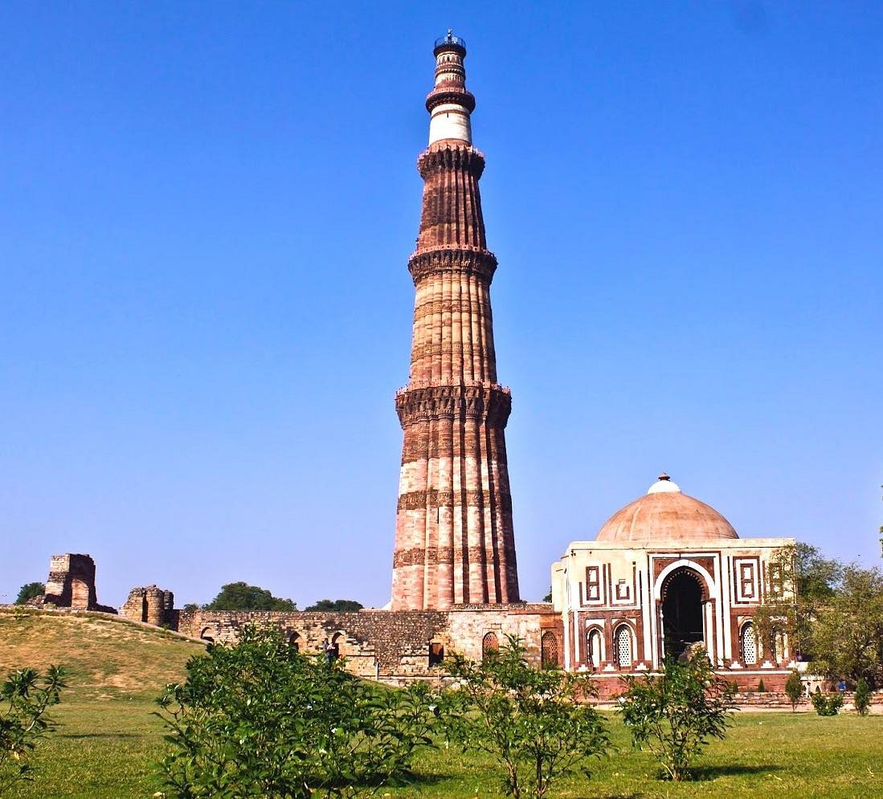
#> input picture a7/qutub_minar.png, 883 x 799 px, shrunk from 1099 x 995 before the run
$ python a7_magnification.py
#> lines starting #> are read from the running program, lines starting #| are printed output that depends on the picture
"""
Experiment No. 7: Magnification by Replication and Interpolation
Digital Image Processing Lab

This script implements two zooming techniques:
Part A: Zooming by Replication (Pixel Duplication)
Part B: Zooming by Interpolation (Bilinear Interpolation)
"""

import numpy as np
import cv2
import matplotlib.pyplot as plt


def zoom_by_replication(image, factor=2):
    """Zoom by replicating each pixel into a factor x factor block."""
    rows, cols = image.shape
    zoomed = np.zeros((rows * factor, cols * factor), dtype=image.dtype)
    for i in range(rows):
        for j in range(cols):
            pixel_value = image[i, j]
            for fi in range(factor):
                for fj in range(factor):
                    zoomed[i * factor + fi, j * factor + fj] = pixel_value
    return zoomed


def zoom_by_interpolation(image, factor=2):
    """Zoom by bilinear interpolation."""
    rows, cols = image.shape
    new_rows = rows * factor
    new_cols = cols * factor
    zoomed = np.zeros((new_rows, new_cols), dtype=np.float32)

    for i in range(new_rows):
        for j in range(new_cols):
            x = i / factor
            y = j / factor

            x0 = int(np.floor(x))
            y0 = int(np.floor(y))
            x1 = min(x0 + 1, rows - 1)
            y1 = min(y0 + 1, cols - 1)

            dx = x - x0
            dy = y - y0

            top_left = float(image[x0, y0])
            top_right = float(image[x0, y1])
            bottom_left = float(image[x1, y0])
            bottom_right = float(image[x1, y1])

            top = top_left + dy * (top_right - top_left)
            bottom = bottom_left + dy * (bottom_right - bottom_left)
            value = top + dx * (bottom - top)

            zoomed[i, j] = value

    return np.clip(zoomed, 0, 255).astype(np.uint8)


def display_results(original, replication, interpolation):
    """Display original and zoomed images."""
    plt.figure(figsize=(15, 5))

    plt.subplot(1, 3, 1)
    plt.imshow(original, cmap="gray")
    plt.title(f"Original\n{original.shape}")
    plt.axis("off")

    plt.subplot(1, 3, 2)
    plt.imshow(replication, cmap="gray")
    plt.title(f"Replication\n{replication.shape}")
    plt.axis("off")

    plt.subplot(1, 3, 3)
    plt.imshow(interpolation, cmap="gray")
    plt.title(f"Interpolation\n{interpolation.shape}")
    plt.axis("off")

    plt.tight_layout()
    plt.savefig("magnification_comparison.png", dpi=150, bbox_inches="tight")
    plt.show()
    print("Saved magnification_comparison.png")


def main():
    print("=" * 60)
    print("Experiment No. 7: Magnification")
    print("=" * 60)

    image_path = "qutub_minar.png"
    image = cv2.imread(image_path, cv2.IMREAD_GRAYSCALE)
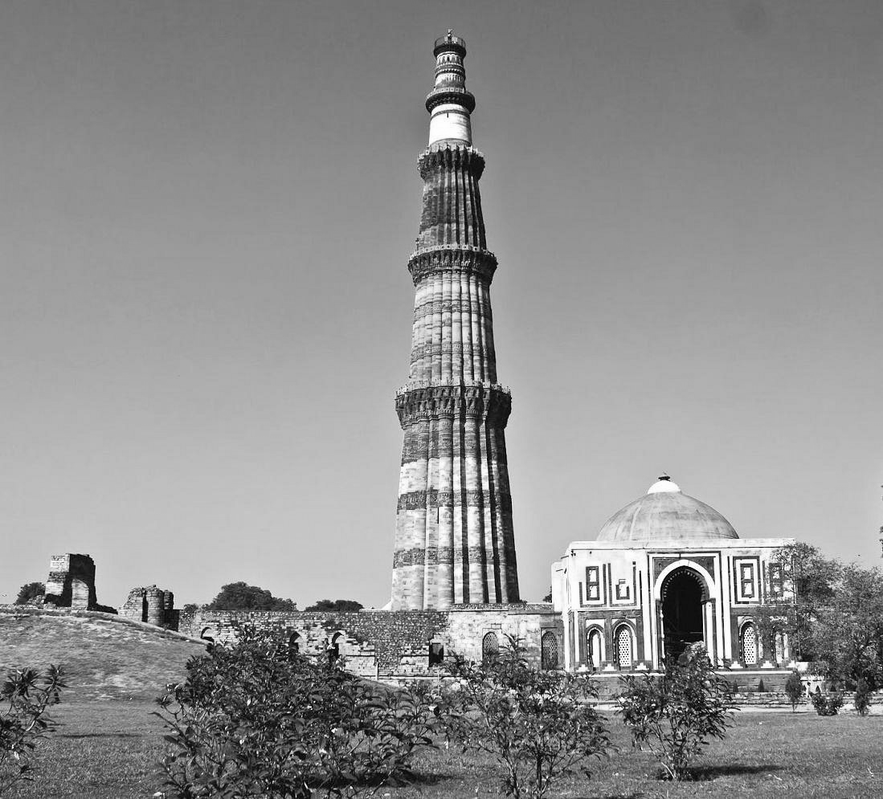
#> image: shape (799, 883); min 0, max 255, mean 143.4

    if image is None:
        print(f"Error: Could not load image from {image_path}")
        print("Creating synthetic test image...")
        image = np.zeros((100, 100), dtype=np.uint8)
        image[25:75, 25:75] = 128
        image[40:60, 40:60] = 255
        cv2.imwrite("synthetic_test.png", image)
        print("Created synthetic_test.png")
    else:
        print(f"Loaded image: {image_path}")

    print("Applying magnification by replication (2x)...")
    replication = zoom_by_replication(image, factor=2)

    print("Applying magnification by interpolation (2x)...")
    interpolation = zoom_by_interpolation(image, factor=2)

    display_results(image, replication, interpolation)
#> in display_results, `plt.savefig("magnification_comparison.png", dpi=150, bbox_inches="tigh..`:
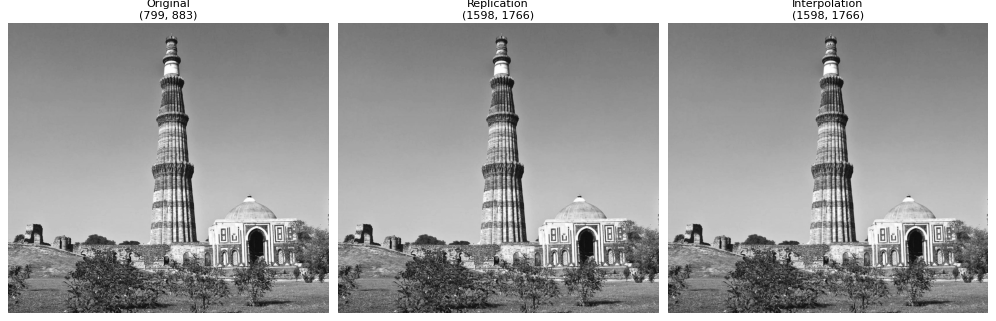
#> figure drawn by matplotlib, 3 panels

    cv2.imwrite("zoom_replication.png", replication)
    cv2.imwrite("zoom_interpolation.png", interpolation)
    print("Saved zoom_replication.png, zoom_interpolation.png")

    print("=" * 60)
    print("Experiment Complete!")
    print("=" * 60)


if __name__ == "__main__":
    main()
